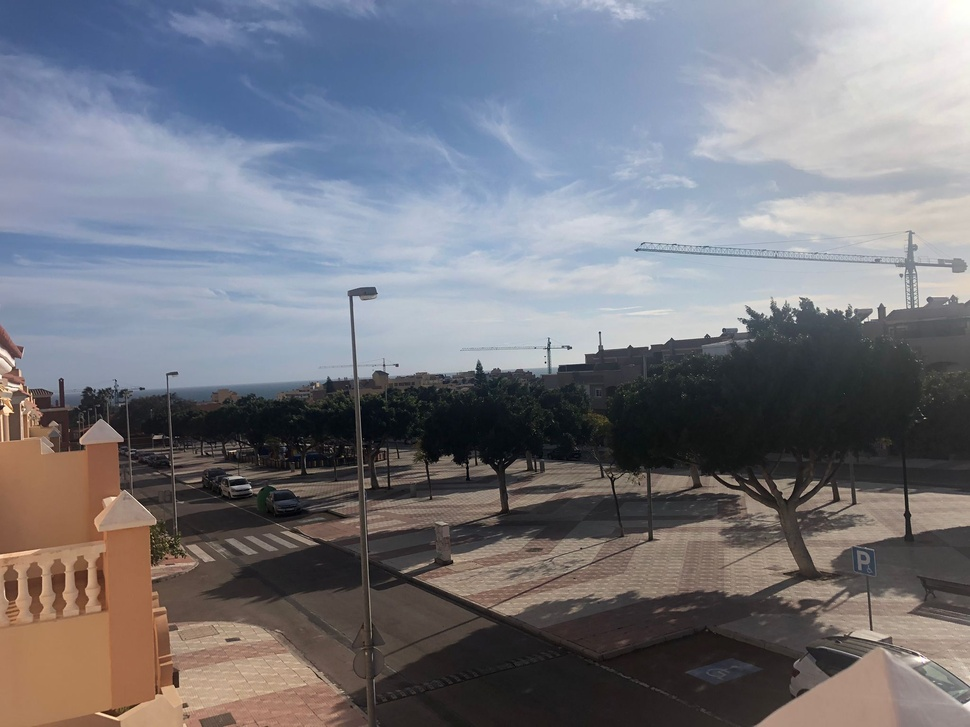
#> input picture P/tmp/img0.jpeg, 970 x 727 px, shrunk from 2048 x 1536 before the run
$ python p05.py
#> lines starting #> are read from the running program, lines starting #| are printed output that depends on the picture
# Librerias necesarias
from skimage import io
from skimage import filters
from skimage.color import rgb2gray
import matplotlib.pyplot as plt

# Abrimos la imagen
imagen = io.imread("tmp/img0.jpeg")
#> imagen is the input picture: shape (727, 970, 3); mean R, G, B 118.6, 119.2, 126.5
imagen_g = rgb2gray(imagen)
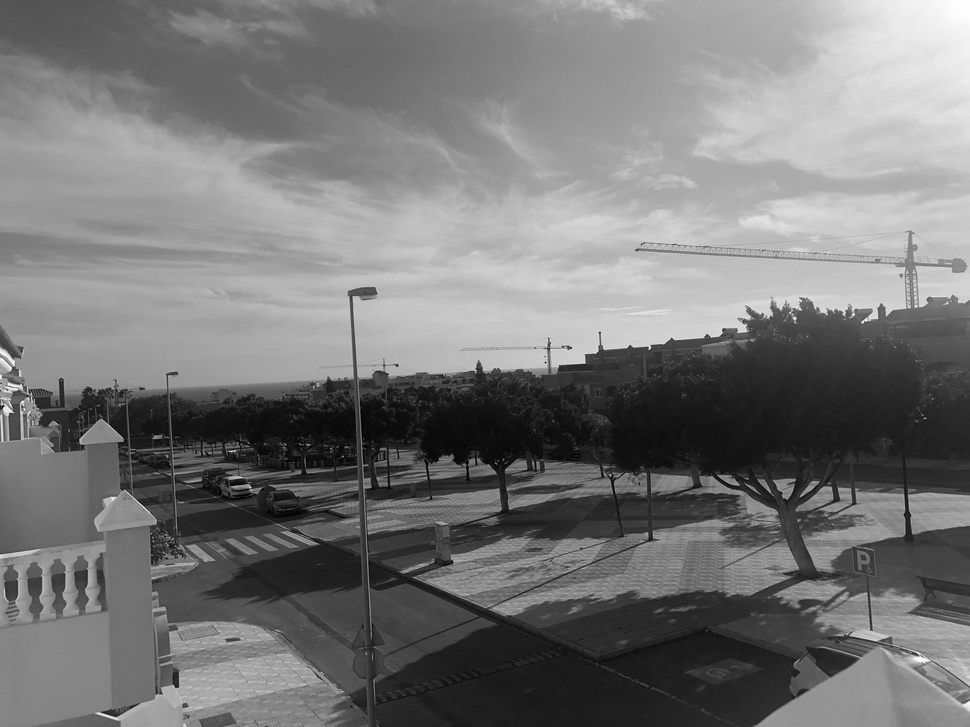
#> imagen_g: shape (727, 970) float64; min 0, max 0.998, mean 0.469

# Filtros: sobel, roberts, prewitt
filtros = [filters.sobel, filters.roberts, filters.prewitt]

for filtro in filtros:
    # Aplicamos cada uno de los filtros
    img_fil = filtro(imagen_g)
    print(str(filtro))
    #print("a:s%", filtro.name)
    #img_fil.save(filtro+'.jepg')
    # Mostramos los resultados
    plt.imshow(img_fil)
    plt.show()
#> this loop made 3 passes
#> pass 1, `img_fil = filtro(imagen_g)`:
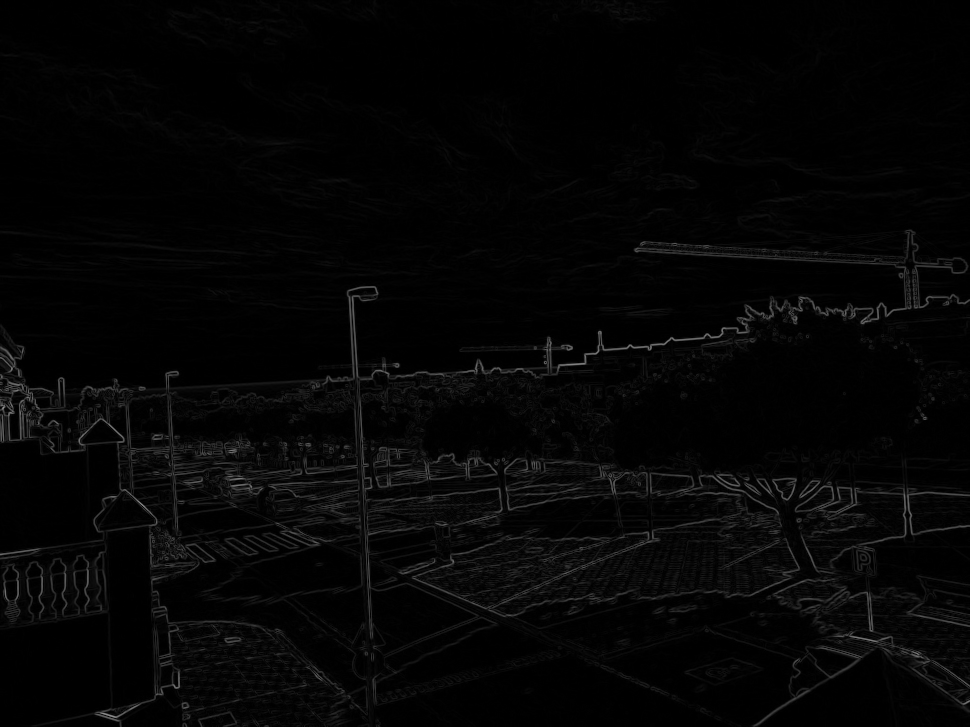
#> img_fil: shape (727, 970) float64; min 0, max 0.589, mean 0.0215

$ run again, with P/tmp/img1.jpeg copied over P/tmp/img0.jpeg
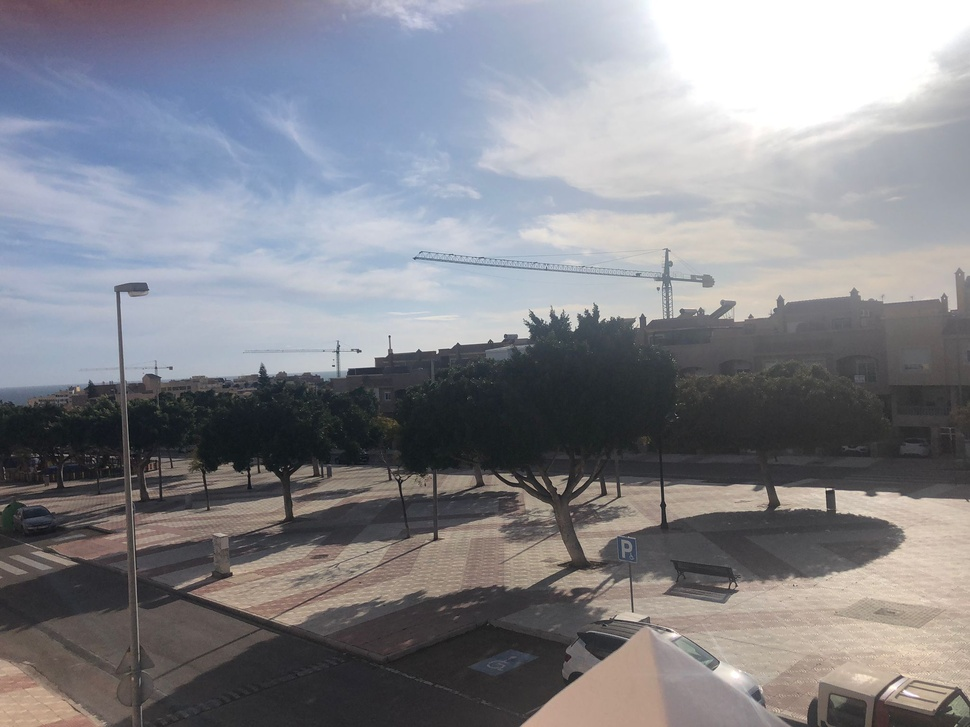
#> input picture P/tmp/img1.jpeg, 970 x 727 px, shrunk from 2048 x 1536 before the run
#> imagen is the input picture: shape (727, 970, 3); mean R, G, B 132.4, 133, 138.9
#> `imagen_g = rgb2gray(imagen)`:
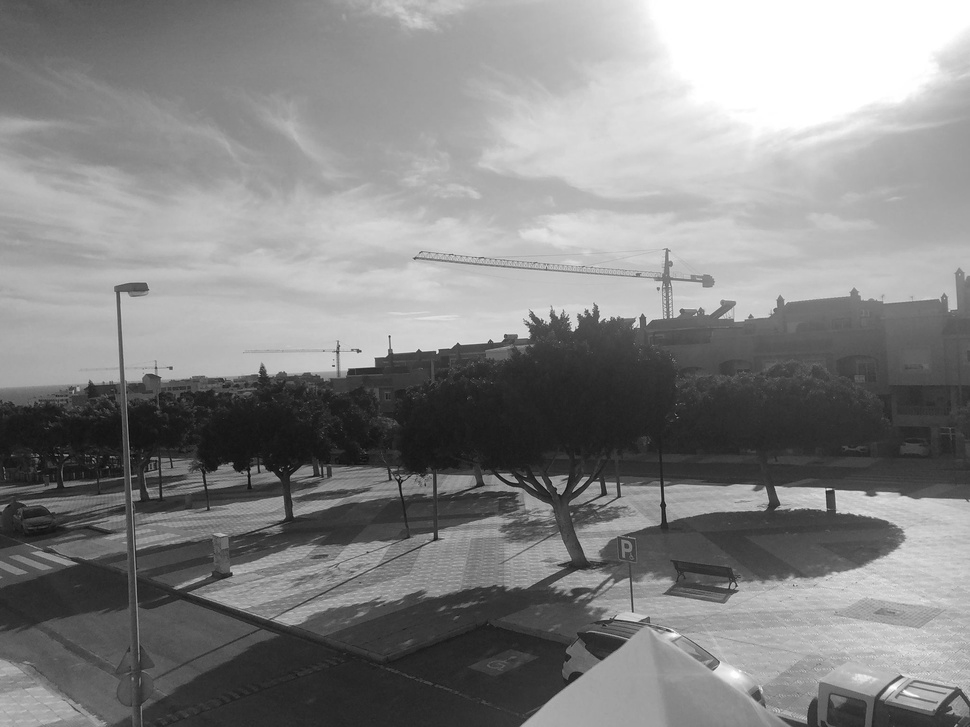
#> imagen_g: shape (727, 970) float64; min 0.0232, max 1, mean 0.523
#> the loop `for filtro in filtros:` made 3 passes
#> pass 1, `img_fil = filtro(imagen_g)`:
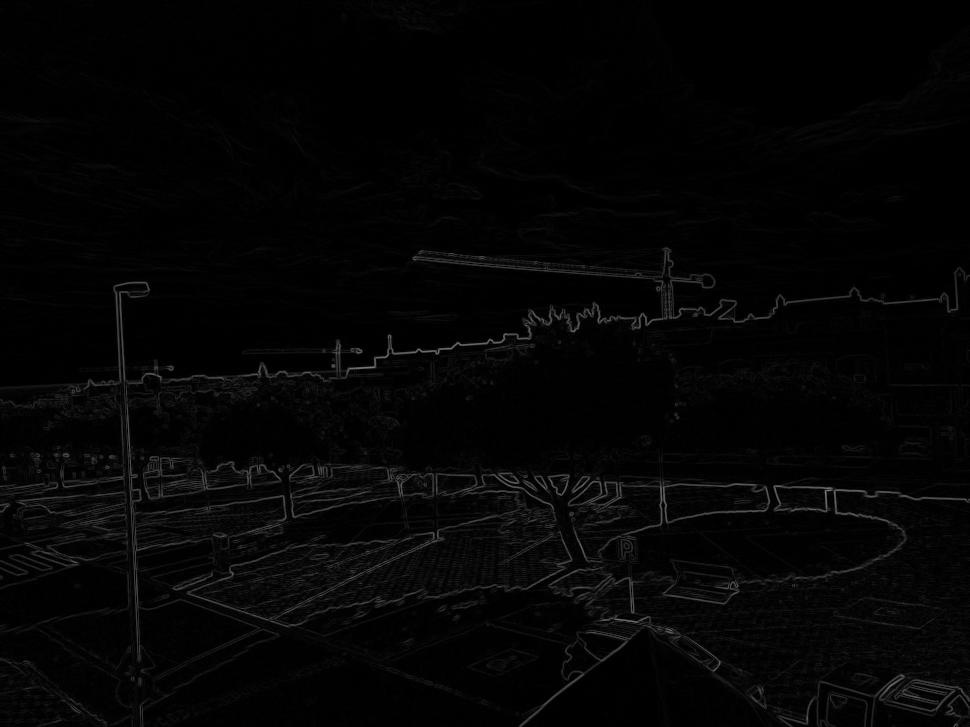
#> img_fil: shape (727, 970) float64; min 0, max 0.487, mean 0.0197

$ run again, with P/tmp/img2.jpeg copied over P/tmp/img0.jpeg
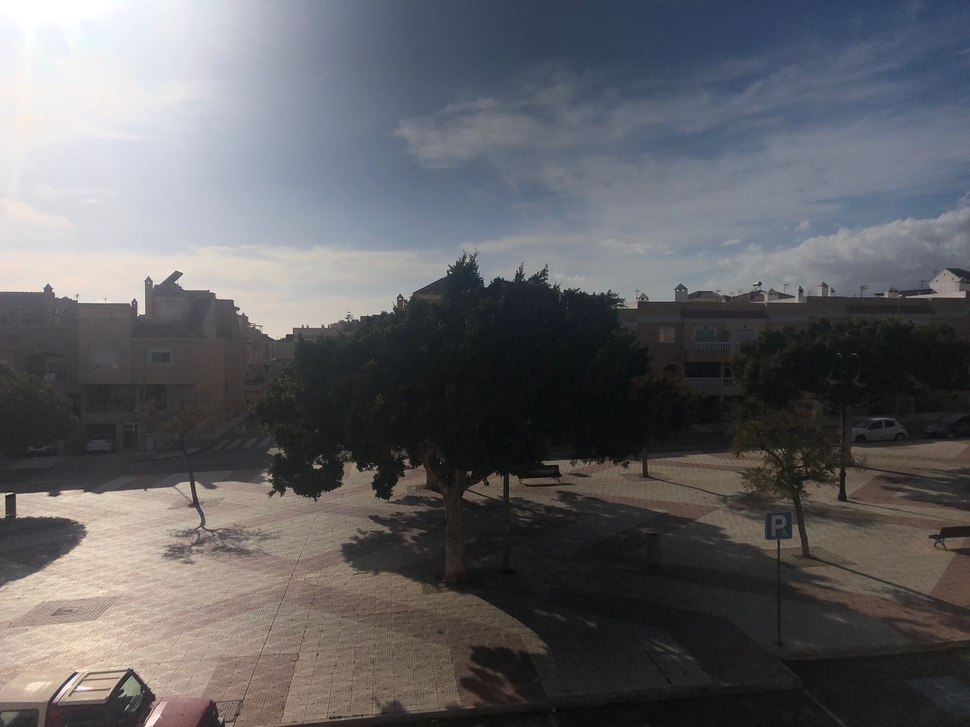
#> input picture P/tmp/img2.jpeg, 970 x 727 px, shrunk from 2048 x 1536 before the run
#> imagen is the input picture: shape (727, 970, 3); mean R, G, B 97.2, 97.1, 100
#> `imagen_g = rgb2gray(imagen)`:
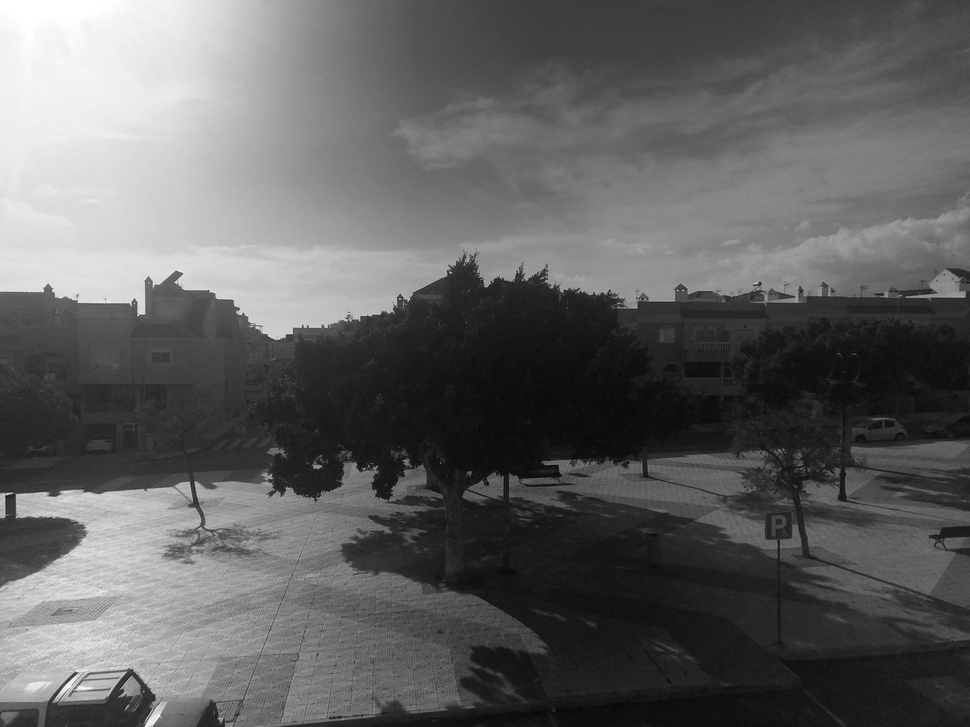
#> imagen_g: shape (727, 970) float64; min 0.024, max 1, mean 0.382
#> the loop `for filtro in filtros:` made 3 passes
#> pass 1, `img_fil = filtro(imagen_g)`:
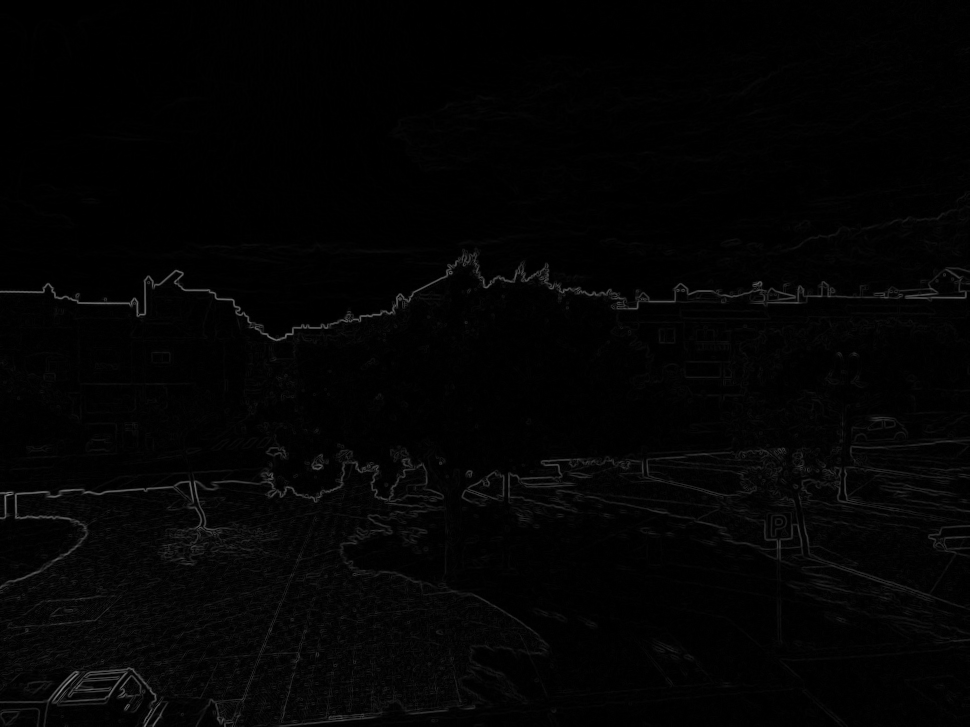
#> img_fil: shape (727, 970) float64; min 0, max 0.522, mean 0.0159
